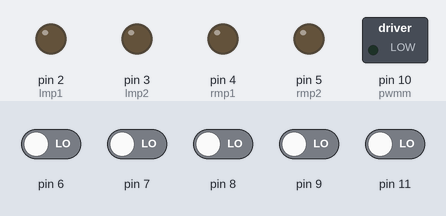
A sketch run on a simulated Arduino Uno, built with avr-gcc and run on an emulated ATmega328P. Parts: switched loads named in the sketch (green lamp = pin HIGH), output pins drawn as LEDs (lit = HIGH). The inputs (shaded band) are chosen by the test bench; at power-on: pin 6–9, pin 11 LOW.

Above: at 1.2 s.
1.3 s: pin 6 driven HIGH
At 2.2 s:
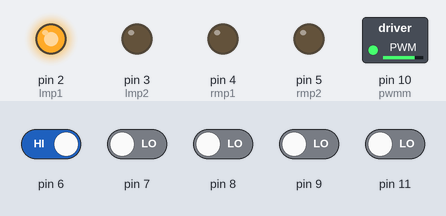
2.8 s: pin 6 driven LOW and pin 8 driven HIGH
At 3.3 s:
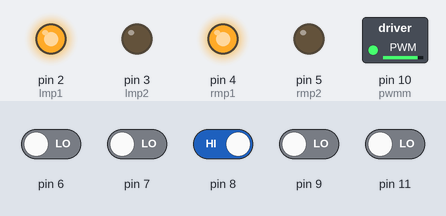
4.3 s: pin 9 driven HIGH
At 5.5 s:
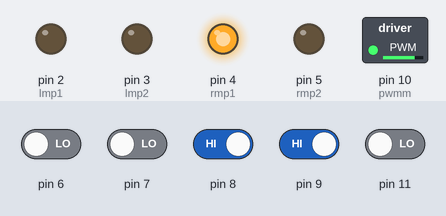
5.8 s: pin 11 driven HIGH
At 6.8 s:
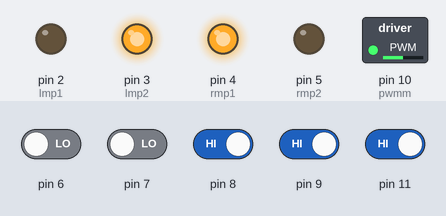
7.3 s: pin 11 driven LOW
At 7.9 s:
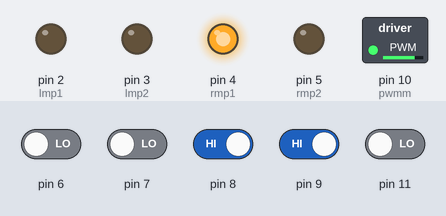
8.8 s: pin 9 driven LOW
At 9.1 s:
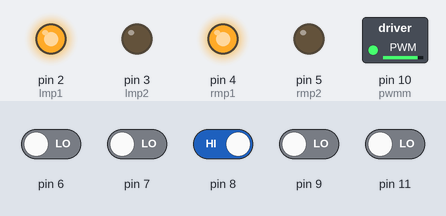
Timing chart, 0 to 11.3 s (numbered marks = the images above; inputs shaded):
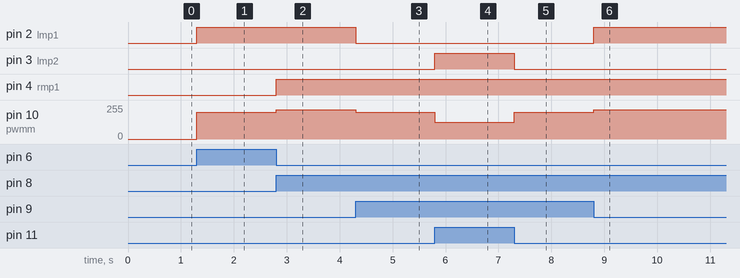

Measured:
- after the input at 1.3 s, pin 2 (lmp1): LOW → HIGH at once; pin 10 (pwmm): 0/255 → 200/255 at once
- after the input at 2.8 s, pin 4 (rmp1): LOW → HIGH at once; pin 10 (pwmm): 200/255 → 220/255 at once
- after the input at 4.3 s, pin 2 (lmp1): HIGH → LOW at once; pin 10 (pwmm): 220/255 → 200/255 at once
- after the input at 5.8 s, pin 3 (lmp2): LOW → HIGH at once; pin 10 (pwmm): 200/255 → 127/255 at once
- after the input at 7.3 s, pin 3 (lmp2): HIGH → LOW at once; pin 10 (pwmm): 127/255 → 200/255 at once
- after the input at 8.8 s, pin 2 (lmp1): LOW → HIGH at once; pin 10 (pwmm): 200/255 → 220/255 at once

The sketch:

dec23.ino
```cpp
#include "global.h"
#include "func.h"
#include "setup.h"

void loop() {
  // 11,9,8,7,6
  if(sensorState() == B00100){ goForward();}
  if(sensorState() == B00111){ rightTurn90();}
  if(sensorState() == B11100){ leftTurn90();}

  if(sensorState() == B00011){ rightTurn();}
  if(sensorState() == B00010){ rightTurn();}
  if(sensorState() == B00001){ rightTurn();}
  if(sensorState() == B00110){ rightTurn();}

  if(sensorState() == B11000){ leftTurn();}
  if(sensorState() == B01000){ leftTurn();}
  if(sensorState() == B10000){ leftTurn();}
  if(sensorState() == B01100){ leftTurn();}

}
```

func.h
```cpp
byte sensorState(){
  byte val = B00000000;
  // 11,9,8,7,6

  if(digitalRead(6)==1) val |= (1<<0);
  if(digitalRead(7)==1) val |= (1<<1);
  if(digitalRead(8)==1) val |= (1<<2);
  if(digitalRead(9)==1) val |= (1<<3);
  if(digitalRead(11)==1) val |= (1<<4);
  return val;
}

//Motor Control Functions
void goForward(){
    analogWrite(pwmm, 220);
    digitalWrite(rmp1,HIGH);
    digitalWrite(rmp2,LOW);
    digitalWrite(lmp1,HIGH);
    digitalWrite(lmp2,LOW);

}
void goBackward(){
    analogWrite(pwmm, 127);
    digitalWrite(rmp1,LOW);
    digitalWrite(rmp2,HIGH);
    digitalWrite(lmp1,LOW);
    digitalWrite(lmp2,HIGH);

}

void leftTurn(){
    analogWrite(pwmm, 200);
    digitalWrite(rmp1,HIGH);
    digitalWrite(rmp2,LOW);
    //turn off Left motors
    digitalWrite(lmp1,LOW);
    digitalWrite(lmp2,LOW);
}
void rightTurn(){
    analogWrite(pwmm, 200);
    digitalWrite(lmp1,HIGH);
    digitalWrite(lmp2,LOW);
    //turn off Right motors
    digitalWrite(rmp1,LOW);
    digitalWrite(rmp2,LOW);

}

void leftTurn90(){
    analogWrite(pwmm, 127);
    digitalWrite(rmp1,HIGH);
    digitalWrite(rmp2,LOW);
    digitalWrite(lmp1,LOW);
    digitalWrite(lmp2,HIGH);
    delay(500);
}

void rightTurn90(){
    analogWrite(pwmm, 127);
    digitalWrite(lmp1,HIGH);
    digitalWrite(lmp2,LOW);
    digitalWrite(rmp1,LOW);
    digitalWrite(rmp2,HIGH);
    delay(500);
}
void stopCar(){
    analogWrite(pwmm, 0);
    digitalWrite(lmp1,LOW);
    digitalWrite(lmp2,LOW);
    digitalWrite(rmp1,LOW);
    digitalWrite(rmp2,LOW);
}

//  float obstacleDistance(){
//    digitalWrite(trigPin, LOW);
//    delayMicroseconds(2);
//
//    digitalWrite(trigPin, HIGH);
//    delayMicroseconds(10);
//    digitalWrite(trigPin, LOW);
//
//    duration = pulseIn(echoPin, HIGH);
//    distance = duration*0.034/2;
//    return distance;
//  }
```

global.h
```cpp
int lmp1=2,lmp2=3,rmp1=4,rmp2=5,pwmm=10; //Motor Control Functions
```

setup.h
```cpp
void setup() {
  //Motor Control Pins
  pinMode(2,OUTPUT);
  pinMode(3,OUTPUT);
  pinMode(4,OUTPUT);
  pinMode(5,OUTPUT);

  pinMode(10,OUTPUT); //pwm pin

  //IR Sensor Pins
  pinMode(6,INPUT);
  pinMode(7,INPUT);
  pinMode(8,INPUT);
  pinMode(9,INPUT);
  pinMode(11,INPUT);

}
```
